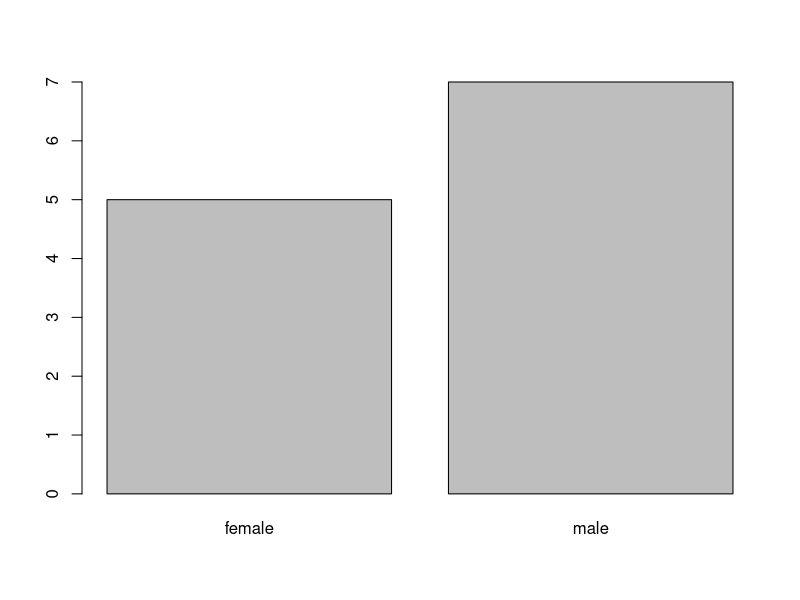
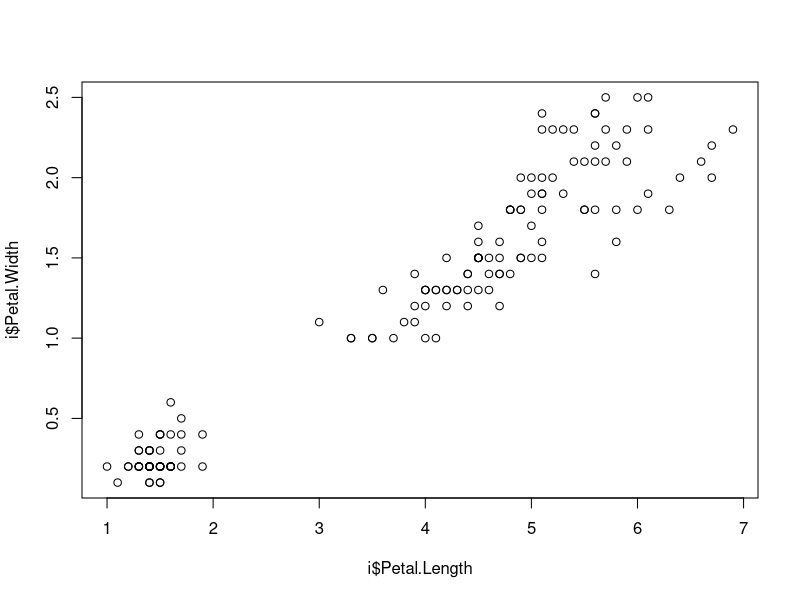
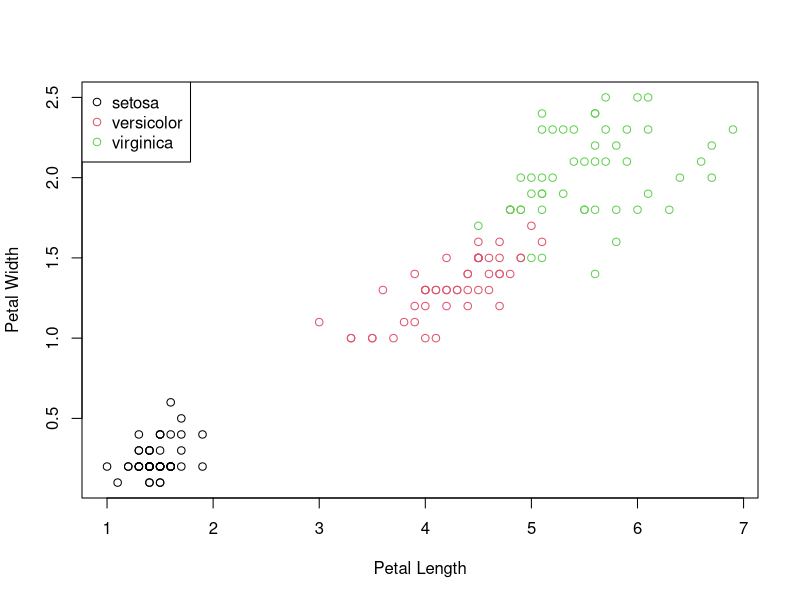
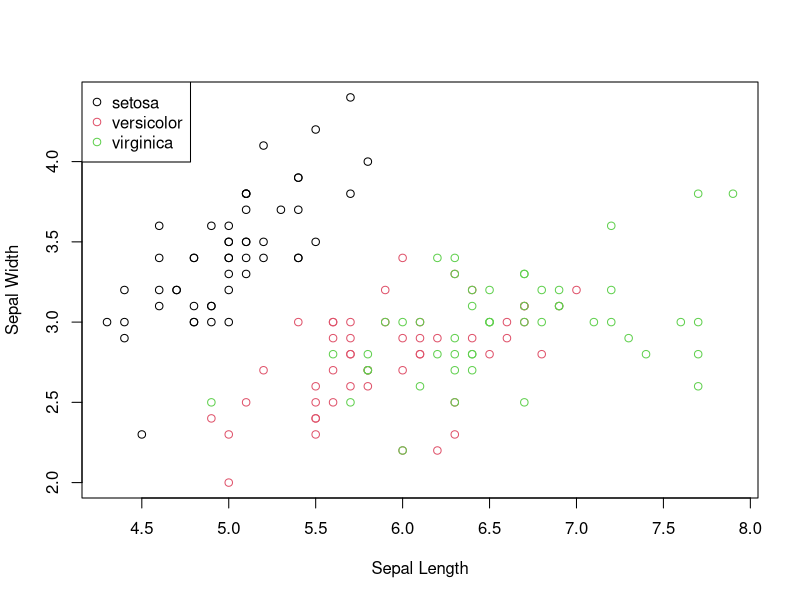
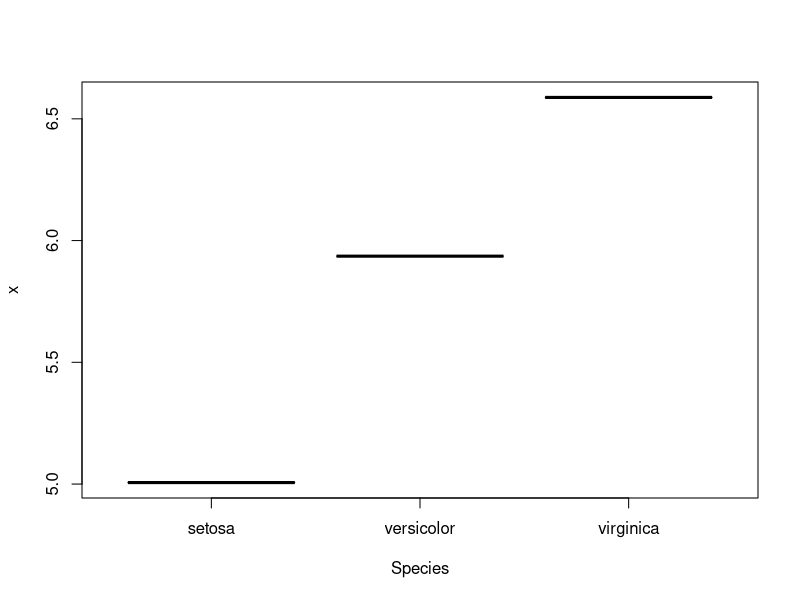

Reproduce these figures in R, in order.
## ---- chunk 1
# `#` begins a comment (just like in bash).
# `;` or newline separates commands.

# you can store values in variables using the <- syntax:
x <- 10
y <- 2

# you can also type infix mathematical expressions:
x + y
## ---- chunk 2
x + y # addition
x - y #
x * y #
x / y #
## ---- chunk 3
TRUE
FALSE
NA
## ---- chunk 4
"A string is surrounded by double quotes"
'or single quotes!'

# you can assign any value to a variable
hello <- "hello"
world <- "world"
## ---- chunk 5
# c() is a function that concatenates the values you pass to it.
vec <- c(50, 29, 11, 93)

vec
## ---- chunk 6
vec[0] # the type of the vector.
vec[1] # vec[1] is 50.
vec[2] # vec[2] is 
vec[3] # vec[3] is 
vec[4] # vec[4] is
## ---- chunk 7
vec <- c(6, 3, 2, 3)
# Create a factor from our vector
vecf <- factor(vec)
vecf
## ---- chunk 8
# Inspect the human-readable (string) version of the factor:
str(vecf)

# Get the index of the values in the factor, meaning:
# values 6 3 2 3
# index  3 2 1 2
unclass(vecf)

# If instead we just want the levels of the factor, we can use levels:
levels(vecf)
## ---- chunk 9

people <- c("male", "male", "female", "male", "female", "female", "male", "male", "male", "male", "female", "female")
peoplef <- factor(people)

# Now what do we have?
str(peoplef)

# What are the unique values?
levels(peoplef)

# What is the distribution of males to females?
table(peoplef)
## ---- chunk 10
# plot(factor) => ?????????Bar chart
plot(peoplef)
## ---- chunk 11
inc <- function(x) {
  x + 1
}
## ---- chunk 12
square <- function(x)
{
  x^2
}

square(2)
## ---- chunk 13
# The %% is the modulous operator, it returns the remainder of a division.
is_even <- function(n) {
  return(n %% 2 == 0)
}

# Given a list `l` of numbers, return only the even numbers.
filter_even <- function(l) {
  # (1)
  new_vec <- c()
  
  # (2)
  for (value in l) {
    # (3)
    if (is_even(value)) {
      # (4)
      new_vec <- append(new_vec, value)
    }
  }
  
  # (5)
  return(new_vec)
}

# send a vector into
filter_even(c(1,2,3,4))
## ---- chunk 14
iris
## ---- chunk 15
# Assign the dataset to the variable i 
i <- iris

# Get the names of the frame, name means columns
names(i)

# Get the data from a single column
i$Sepal.Length

# Index a row in a column
i$Sepal.Length[10]

# Index a row-column
i[10,1]
## ---- chunk 16
# use dataset rather than vector => ?????????Bitmap
plot(i$Petal.Length, i$Petal.Width)
## ---- chunk 17
# The colours we would like to use for plotting (vector of colour)
#palette(c("red", "green", "blue"))

# use species to set up colour
plot(i$Petal.Length, i$Petal.Width, col=factor(i$Species), xlab="Petal Length", ylab="Petal Width")
legend(x="topleft", legend=levels(i$Species), col=unique(i$Species), pch=1)

#factor(i$Species)
#unique(i$Species)
## ---- chunk 18
plot(i$Sepal.Length, i$Sepal.Width, col=factor(i$Species), xlab="Sepal Length", ylab="Sepal Width")
legend(x="topleft", legend=levels(i$Species), col=unique(i$Species), pch=1)

## ---- chunk 19
subset(i, i$Sepal.Width < 2.4)
## ---- chunk 20
subset(i, i$Sepal.Length < 4.5 | (i$Petal.Length < 5 & i$Petal.Length > 4 ))
## ---- chunk 21
subset(i, TRUE)
## ---- chunk 22
info <- aggregate(i$Sepal.Length, FUN=mean, by=list(Species = i$Species))
## ---- chunk 23
plot(info)
## ---- chunk 24
aggregate(i$Petal.Length, FUN=sum, by=list(Species=i$Species))
## ---- chunk 25
# is_even is a predicate function, and it only return true/false
Filter(is_even, c(1,2,3,4))
## ---- chunk 26
is_odd <- function(x) {
  # implementation here
  result <- c()
  for(value in x)
  {
    if(value %% 2 != 0)
      result <- append(result, TRUE)
    else
      result <- append(result, FALSE)
  }
  
  return (result)
}
is_even <- function(x) {
  # implementation here
  result <- c()
  for(value in x)
  {
    if(value %% 2 == 0)
      result <- append(result, TRUE)
    else
      result <- append(result, FALSE)
  }
  
  return (result)
}

Filter(is_odd, c(1,2,3,4))
## ---- chunk 27
# f is the function you pass and x is your vector
my_filter <- function(f, x) {
  # implementation here
  result <- c()
  for(value in x)
  {
    if(f(value))
      result <- append(result, value)
  }
  
  return (result)
}

my_filter(is_even, c(1,2,3,4))
## ---- chunk 28
my_map <- function(f, x) {
  # implementation here
  result <- c()
  for(value in x)
  {
    if(f(value))
      result <- append(result, value)
  }
  
  return (result)
}

my_reduce <- function(f, x) {
  # implementation here
  result <- c()
  for(value in x)
  {
    if(f(value))
      result <- append(result, value)
  }
  
  return (result)
}

my_map(inc, c(1,2,3,4)) # answer should be (2,3,4,5)
my_reduce(sum, c(1,2,3,4)) # answer should be 10
